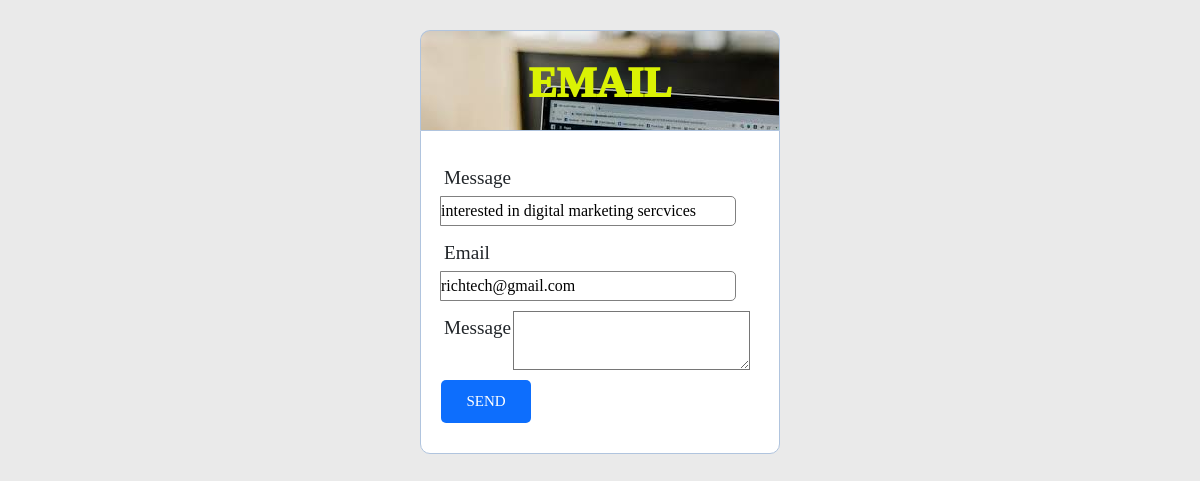
/Admin/mail/mail.php?id=9 (signed in), run on the app's committed database.
### tables this page shows
CREATE TABLE `messages` (
  `id` int(11) NOT NULL,
  `email` varchar(255) NOT NULL,
  `messages` varchar(255) NOT NULL
);

### Admin/db.php (called while the page is built, shortened)
<?php
   require('database/connect.php');
  function executedQuery($sql, $data)
{
         global $conn;
         $stmt = $conn-> prepare($sql);
         $values = array_values($data);
         $types = str_repeat('s',count($values));
         $stmt->bind_param($types, ...$values);
         $stmt->execute();
         return $stmt;
}
   function selectOne($table, $conditions)
   {
      $sql = "SELECT * FROM $table";
         $i=0;
         foreach ($conditions as $key => $value) {
            if ($i === 0) {
            $sql = $sql . " WHERE $key=?" ;
         }else{
            $sql = $sql . " AND $key=?" ;
         }
         $i++;
         }
         $sql = $sql . " LIMIT 1";
        $stmt = executedQuery($sql, $conditions);
         $records = $stmt->get_result()->fetch_assoc();
         return $records;
      }
 ?>

### Admin/messages/message.php (called while the page is built, shortened)
<?php
$table = 'messages';
	if (isset($_GET['id'])) {
	$post = selectOne($table , ['id' => $_GET['id']]);
    $message = $post['messages'];
	$email = $post['email'];
	}
 ?>

### Admin/mail/mail.php (the view, shortened to what this page needs)
<?php include ('../messages/message.php'); ?>
<!DOCTYPE html>
<html>
<head>
	<link href="https://cdn.jsdelivr.net/npm/bootstrap@5.1.3/dist/css/bootstrap.min.css" rel="stylesheet">
	<link rel="stylesheet" type="text/css" href="../style.css">
</head>
<body>
	<div class="header">
		EMAIL
	</div>
	<form method="post" action="send_mail.php">
	<div class="input-group">
		<label>Message</label>
		<input type="text" name="name" value="<?php echo $message ?>" required>
	</div>
		<div class="input-group">
			<label>Email</label>
			<input type="text" name="email" value="<?php echo $email ?>" required>
		</div>
		<div class="input-group">
			<label>Message</label>
			<textarea name="body" id="body" required ></textarea>
		</div>
		<div class="input-group">
			<button type="submit" name="send" class="btn  btn-primary">SEND </button>
		</div>
	</form>
</body>
</html>

### Admin/style.css (style rules this page uses)
* { margin: 0px; padding: 0px; }
body { background-color:#eaeaea; font-size: 120%; }
* { margin: 0; padding: 0; box-sizing: border-box; font-family: 'Lora', serif; }
.header { font-size: 2.2em; width: 30%; font-weight: 1000; height: 100px; margin: 30px auto 0px; color: #daf204; background: url('../images/homebg2.jpeg') no-repeat; text-align: center; border: 1px solid #B0C4DE; border-bottom: none; border-radius: 10px 10px 0px 0px; padding: 20px; }
form,.content { width: 30%; margin: 0px auto; padding: 20px; background: #fff; border: 1px solid #B0C4DE; border-radius: 0px 0px 10px 10px; }
.input-group { margin: 10px 0px 10px 0px; }
.input-group label { display: block; text-align: left; margin: 3px; }
.input-group input { height: 30px; width: 93%; padding: 5pox 10px; font-size: 16px; border-radius: 5px; border: 1px solid gray; }
.btn { padding: 10px; font-size: 15px; color: white; border: none; width: 90px; border-radius: 5px; }

### data on the page
messages: name "interested in digital marketing sercvices", email "richtech@gmail.com"
